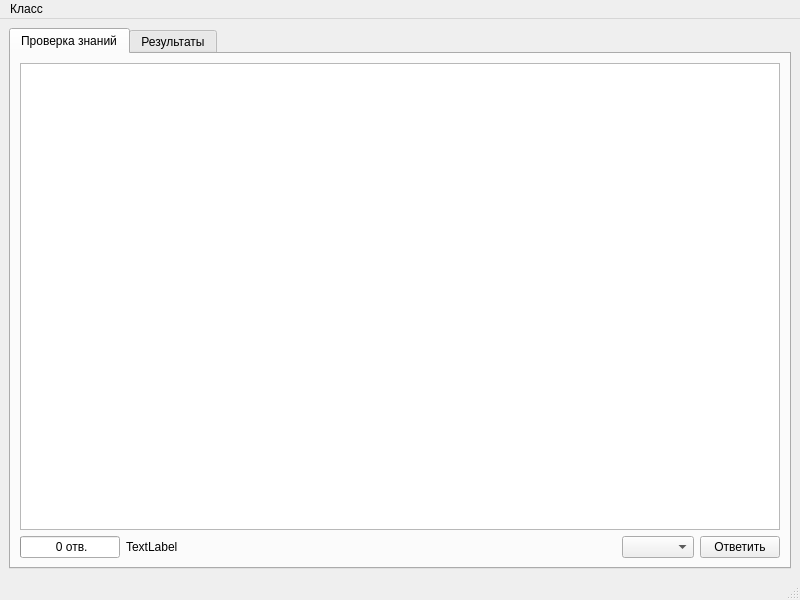
<?xml version="1.0" encoding="UTF-8"?>
<ui version="4.0">
 <class>MainWindow</class>
 <widget class="QMainWindow" name="MainWindow">
  <property name="geometry">
   <rect>
    <x>0</x>
    <y>0</y>
    <width>800</width>
    <height>600</height>
   </rect>
  </property>
  <property name="windowTitle">
   <string>Воинское звание ВС РФ</string>
  </property>
  <widget class="QWidget" name="centralwidget">
   <layout class="QVBoxLayout" name="verticalLayout">
    <item>
     <widget class="QTabWidget" name="tabWidget">
      <property name="currentIndex">
       <number>0</number>
      </property>
      <widget class="QWidget" name="tab">
       <attribute name="title">
        <string>Проверка знаний</string>
       </attribute>
       <layout class="QVBoxLayout" name="verticalLayout_3">
        <item>
         <widget class="QGraphicsView" name="graphicsView"/>
        </item>
        <item>
         <layout class="QHBoxLayout" name="horizontalLayout_4">
          <item>
           <layout class="QHBoxLayout" name="horizontalLayout"/>
          </item>
          <item>
           <widget class="QProgressBar" name="progressBar">
            <property name="minimum">
             <number>0</number>
            </property>
            <property name="maximum">
             <number>10</number>
            </property>
            <property name="value">
             <number>0</number>
            </property>
            <property name="format">
             <string> %v отв.</string>
            </property>
           </widget>
          </item>
          <item>
           <widget class="QLabel" name="formLabel">
            <property name="text">
             <string>TextLabel</string>
            </property>
           </widget>
          </item>
          <item>
           <spacer name="horizontalSpacer_6">
            <property name="orientation">
             <enum>Qt::Horizontal</enum>
            </property>
            <property name="sizeHint" stdset="0">
             <size>
              <width>40</width>
              <height>20</height>
             </size>
            </property>
           </spacer>
          </item>
          <item>
           <spacer name="horizontalSpacer_5">
            <property name="orientation">
             <enum>Qt::Horizontal</enum>
            </property>
            <property name="sizeHint" stdset="0">
             <size>
              <width>40</width>
              <height>20</height>
             </size>
            </property>
           </spacer>
          </item>
          <item>
           <spacer name="horizontalSpacer_3">
            <property name="orientation">
             <enum>Qt::Horizontal</enum>
            </property>
            <property name="sizeHint" stdset="0">
             <size>
              <width>40</width>
              <height>20</height>
             </size>
            </property>
           </spacer>
          </item>
          <item>
           <spacer name="horizontalSpacer_2">
            <property name="orientation">
             <enum>Qt::Horizontal</enum>
            </property>
            <property name="sizeHint" stdset="0">
             <size>
              <width>40</width>
              <height>20</height>
             </size>
            </property>
           </spacer>
          </item>
          <item>
           <layout class="QHBoxLayout" name="horizontalLayout_2">
            <item>
             <spacer name="horizontalSpacer">
              <property name="orientation">
               <enum>Qt::Horizontal</enum>
              </property>
              <property name="sizeHint" stdset="0">
               <size>
                <width>40</width>
                <height>20</height>
               </size>
              </property>
             </spacer>
            </item>
            <item>
             <widget class="QComboBox" name="strapsComboBox"/>
            </item>
            <item>
             <widget class="QPushButton" name="answerButton">
              <property name="text">
               <string>Ответить</string>
              </property>
             </widget>
            </item>
           </layout>
          </item>
         </layout>
        </item>
       </layout>
      </widget>
      <widget class="QWidget" name="tab_2">
       <attribute name="title">
        <string>Результаты</string>
       </attribute>
       <layout class="QVBoxLayout" name="verticalLayout_2">
        <item>
         <widget class="QTableWidget" name="tableWidget"/>
        </item>
        <item>
         <layout class="QHBoxLayout" name="horizontalLayout_3">
          <item>
           <spacer name="horizontalSpacer_4">
            <property name="orientation">
             <enum>Qt::Horizontal</enum>
            </property>
            <property name="sizeHint" stdset="0">
             <size>
              <width>40</width>
              <height>20</height>
             </size>
            </property>
           </spacer>
          </item>
          <item>
           <widget class="QPushButton" name="deleteRusultsButton">
            <property name="text">
             <string>Очистить результаты</string>
            </property>
           </widget>
          </item>
         </layout>
        </item>
       </layout>
      </widget>
     </widget>
    </item>
   </layout>
  </widget>
  <widget class="QMenuBar" name="menubar">
   <property name="geometry">
    <rect>
     <x>0</x>
     <y>0</y>
     <width>800</width>
     <height>21</height>
    </rect>
   </property>
   <widget class="QMenu" name="menu">
    <property name="title">
     <string>Класс</string>
    </property>
    <addaction name="addFormAction"/>
   </widget>
   <addaction name="menu"/>
  </widget>
  <widget class="QStatusBar" name="statusbar"/>
  <action name="resultCheckAction">
   <property name="text">
    <string>Просмотреть результаты</string>
   </property>
  </action>
  <action name="resultClearAction">
   <property name="text">
    <string>Очистить результаты</string>
   </property>
  </action>
  <action name="addFormAction">
   <property name="text">
    <string>Новый класс</string>
   </property>
  </action>
 </widget>
 <resources/>
 <connections/>
</ui>
